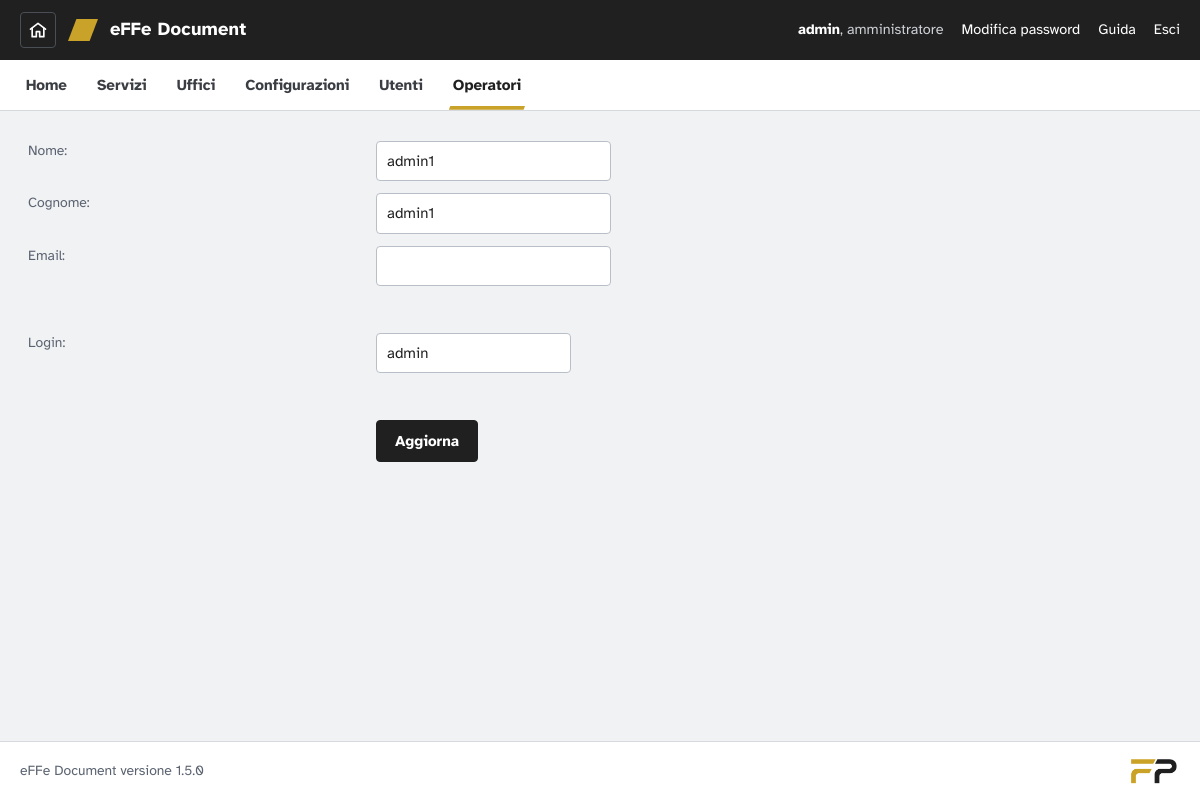
The page /effedocument/backoffice/modifica/modifica_operatori.php?id=1 (signed in) on the database its author committed.
### tables this page shows
CREATE TABLE IF NOT EXISTS `operatori` (
  `id` int(11) NOT NULL AUTO_INCREMENT,
  `id_ruolo` int(11) NOT NULL,
  `abilitato` tinyint(1) NOT NULL DEFAULT '0',
  `nome` varchar(60) NOT NULL DEFAULT '',
  `cognome` varchar(60) NOT NULL DEFAULT '',
  `email` varchar(100) NOT NULL DEFAULT '',
  `login` varchar(20) NOT NULL,
  `password` varchar(255) NOT NULL DEFAULT '',
  `data` varchar(30) NOT NULL DEFAULT '',
  PRIMARY KEY (`id`)
);

### effedocument/common/core/core.php (called while the page is built, shortened)
<?php
function sqlEsc($valore){
	return mysql_real_escape_string((string)$valore);
}
class sast1com
{
	var $loggedOperatore="";
	var $loggedOperatoreRole="";
	function getLoggedOperatore()
	{
		return $this->loggedOperatore;
	}
	function getLoggedOperatoreRole()
	{
		return $this->loggedOperatoreRole;
	}
	function getRuoloNome($id_ruolo)
 	{
		if ($id_ruolo < count($_SESSION['ruoli']) && $id_ruolo>=0)
			return $_SESSION['ruoli'][$id_ruolo];
		return "[ruolo non disponibile]";
	}
	function getOperatore($id)
 	{
		return mysql_fetch_array(mysql_query("select * from operatori where id='".sqlEsc($id)."'"));
	}
	function getRuoloAmministratoreId()
 	{
		return 0;
	}
}
?>

### effedocument/backoffice/modifica/modifica_operatori.php (the view, shortened to what this page needs)
<?php ob_start();  ?><!DOCTYPE HTML PUBLIC "-//W3C//DTD HTML 4.01 Transitional//EN" "http://www.w3.org/TR/html4/loose.dtd">
<?php
include("../../common/core/core.php");
include("../_include/adminconfig.php");
if (isset($_GET['id'])) $id=$_GET['id'];
else $_GET['id']="";
?>
<?php
		if(isset($_POST['op']) && $_POST['op']=="ins"){
			$idx =$_POST['idx'];
			$nome =$_POST['nome'];
			$cognome =$_POST['cognome'];
			$email =$_POST['email'];
			$login=$_POST['login'];
			if($objCore->updateOperatore($nome, $cognome, $email, $login, $idx)) $objCore->logWrite("aggiornamento Operatore effettuato");
			else $objCore->logWrite("aggiornamento Operatore non effettuato");
			echo"<script language=javascript>";
			echo"document.location.href='../service/service_operatori.php'";
			echo"</script>";
		} $sel_operatore=$objCore->getOperatore($id);
?>
<html>
<head>
<link href="../../common/css/effecss.css?v=1.5.0-5759dd" rel="stylesheet">
</head>
<body>
<div id="page">
<?php $menuSelezionato=6; include("../_include/bonav.php"); ?>
<div align="center">
    <div class="row">
      <form name="form1" method="post" action="">
        <table width="100%"  border="0" cellspacing="1" cellpadding="2">
          <tr>
            <td width="30%" align="left" valign="top" class="row2"><span class="smalltext">Nome: </span></td>
            <td width="70%"><input name="nome" type="text" size="25" class="swifttext" value="<?php echo $sel_operatore['nome'];?>"></td>
          </tr>
          <tr>
            <td width="30%" align="left" valign="top" class="row2"><span class="smalltext">Cognome: </span></td>
            <td width="70%"><input name="cognome" type="text" size="25" class="swifttext" value="<?php echo $sel_operatore['cognome'];?>"></td>
          </tr>
          <tr>
            <td align="left" valign="top" class="row2"><span class="smalltext">Email: </span></td>
            <td><input name="email" type="text" size="25" class="swifttext" value="<?php echo $sel_operatore['email'];?>"></td>
          </tr>
          <tr>
            <td align="left" valign="top" class="row2">&nbsp;</td>
            <td>&nbsp;</td>
          </tr>
          <tr>
            <td align="left" valign="top" class="row2"><span class="smalltext">Login:</span></td>
            <td><input name="login" type="text" class="swifttext" id="login" value="<?php echo $sel_operatore['login']?>" size="20"></td>
          </tr>
          <tr>
            <td align="left" valign="top" class="row2">&nbsp;</td>
            <td>&nbsp;</td>
          </tr>
          <tr>
            <td align="left" valign="top" class="row2">&nbsp;</td>
            <td><label>
              <input type="submit" name="button" id="button" value="Aggiorna">
            </label></td>
          </tr>
        </table>
      </form>
      </div>
                <div class="row">&nbsp;</div>
  </div>
<?php include("../_include/bofooter.php"); ?>
</div>
</body>
</html>

### effedocument/backoffice/_include/bonav.php (shortened to what this page needs)
<?php
$ruoloCorrente = $objCore->getLoggedOperatoreRole();
?>
<header class="appbar">
  <a class="home-sito" href="../../index.php" title="Home page del sito" aria-label="Home page del sito"><svg width="20" height="20" viewBox="0 0 24 24" fill="none" stroke="currentColor" stroke-width="2" stroke-linecap="round" stroke-linejoin="round" aria-hidden="true"><path d="M3 11 12 4l9 7"/><path d="M5 10v10h5v-6h4v6h5V10"/></svg></a>
  <a class="brand" href="<?php echo paginaIniziale($objCore, $ruoloCorrente); ?>"><span class="brand-mark" aria-hidden="true"></span>eFFe Document</a>
  <div class="utente">
    <span><strong><?php echo htmlspecialchars($objCore->getLoggedOperatore(), ENT_QUOTES, 'ISO-8859-1'); ?></strong>, <?php echo htmlspecialchars($objCore->getRuoloNome($ruoloCorrente), ENT_QUOTES, 'ISO-8859-1'); ?></span>
    <?php if (empty($_SESSION['LDAP'])) { ?><a href="../modifica/modifica_password.php">Modifica password</a><?php } ?>
    <a href="javascript:apri('Help','../_help/effedoc.php',500,600);">Guida</a>
    <a href="../_security/logout.php?private=true">Esci</a>
  </div>
</header>

### effedocument/common/css/effecss.css (style rules this page uses)
:root { --ink: #202020; --ink-2: #3a3d42; --paper: #ffffff; --canvas: #f1f2f4; --line: #d6dadf; --line-soft: #e7e9ec; --muted: #5b6371; --gold: #c9a22a; --gold-ink: #7d610e; --gold-tint: #faf4e1; --crit: #b3261e; --crit-tint: #fcebea; --high: #9a5507; --high-tint: #fdf1e2; --low: #1f7a4d; --low-tint: #e7f4ec; --closed: #6b7280; --closed-tint: #eceef1; --radius: 4px; --font: "Atkinson Hyperlegible", "Segoe UI", Roboto, "Helvetica Neue", Arial, sans-serif; --slant: polygon(28% 0, 100% 0, 72% 100%, 0 100%); }
*, *::before, *::after { box-sizing: border-box; }
html { -webkit-text-size-adjust: 100%; }
body { margin: 0; background: var(--canvas); color: var(--ink); font-family: var(--font); font-size: 15px; line-height: 1.5; text-align: left; }
a, a:visited { color: var(--gold-ink); text-decoration: underline; text-decoration-thickness: 1px; text-underline-offset: 2px; font-size: inherit; }
b, strong { font-weight: 700; }
small, .piccolo, .smalltext, .Stile1 { font-size: .87rem; color: var(--muted); }
#page, #wrapper, #secWrapper, #container { width: auto; background: none; padding: 0; margin: 0; }
#page { min-height: 100vh; display: flex; flex-direction: column; }
.row { margin: 0; width: auto; position: static; background: none; font-size: inherit; line-height: inherit; }
#page > div[align="center"], .contenuto { width: 100%; max-width: 1240px; margin: 0 auto; padding: 24px 20px 40px; text-align: left; flex: 1; }
div[align="center"] { text-align: inherit; }
.appbar { background: var(--ink); color: #fff; display: flex; align-items: center; gap: 16px; flex-wrap: wrap; padding: 0 20px; min-height: 60px; }
.brand { display: inline-flex; align-items: center; gap: 12px; color: #fff !important; text-decoration: none !important; font-weight: 700; font-size: 1.15rem; letter-spacing: .01em; }
.brand-mark { width: 30px; height: 22px; background: var(--gold); clip-path: var(--slant); flex: none; }
.appbar .utente { margin-left: auto; display: flex; align-items: center; gap: 18px; flex-wrap: wrap; font-size: .9rem; color: #cfd2d7; }
.appbar .utente strong { color: #fff; }
.appbar .utente a { color: #fff; text-decoration: none; }
label { font-weight: 700; }
input[type="text"], input[type="password"], input[type="email"], input[type="search"], input:not([type]), input[type="file"], select, textarea { font: inherit; color: var(--ink); background: var(--paper); border: 1px solid #b9bfc7; border-radius: var(--radius); padding: 8px 10px; max-width: 100%; }
input[type="submit"], input[type="button"], input[type="reset"], button, .bottone { font: inherit; font-weight: 700; cursor: pointer; background: var(--ink); color: #fff; border: 1px solid var(--ink); border-radius: var(--radius); padding: 9px 18px; text-decoration: none; display: inline-block; }
table { border-collapse: collapse; max-width: 100%; }
td, th { padding: 6px 8px; vertical-align: top; text-align: left; }
body { display: flex; flex-direction: column; min-height: 100vh; }
.home-sito { display: inline-flex; align-items: center; justify-content: center; flex: none; width: 36px; height: 36px; border-radius: var(--radius); text-decoration: none !important; }
.appbar .home-sito, .accesso-testa .home-sito { color: #fff !important; border: 1px solid #4a4e55; }
.appbar .home-sito + .brand, .sitebar .home-sito + .brand { margin-left: -4px; }

### rows shown on the page
operatori: id_ruolo "amministratore", nome "admin1", cognome "admin1", login "admin"

### other values the page prints
$objCore->getLoggedOperatore() "admin"
$v[2] "Home"
$v[2] "Servizi"
$v[2] "Uffici"
$v[2] "Configurazioni"
$v[2] "Utenti"
$v[2] "Operatori"
